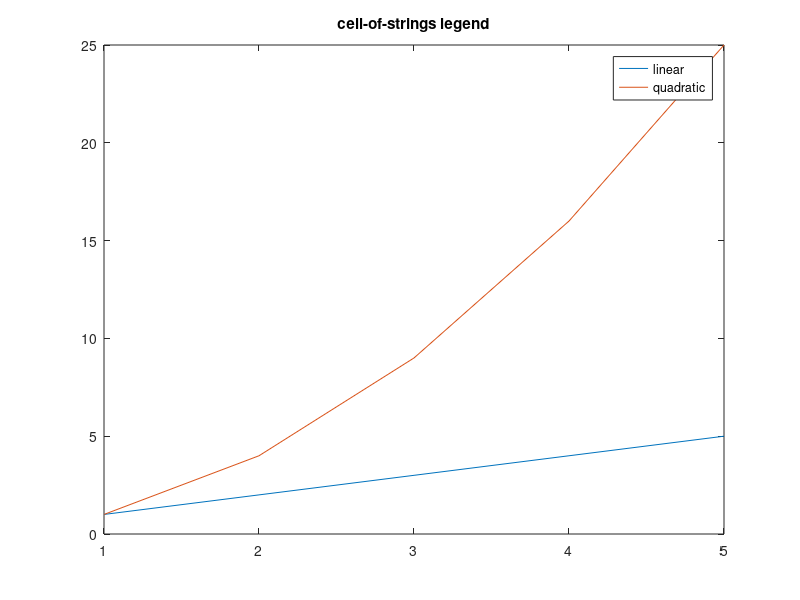

MATLAB code to generate this figure:
% Cell-of-strings literal passed to legend. This was a compile error
% (`matlab_cell_set_mat: 3 arguments` on the char-tensor element); a naive
% "store as matlab_string via set_mat" fix then made legend bad_alloc.
% String elements now store with kind=3 (matlab_cell_set_str) and
% matlab_cell_get_mat exposes them as char-code rows, so legend reads them.
x = 1:5;
plot(x, x);
hold on;
plot(x, x .^ 2);
legend({'linear', 'quadratic'});
title('cell-of-strings legend');
disp('legend ok');
